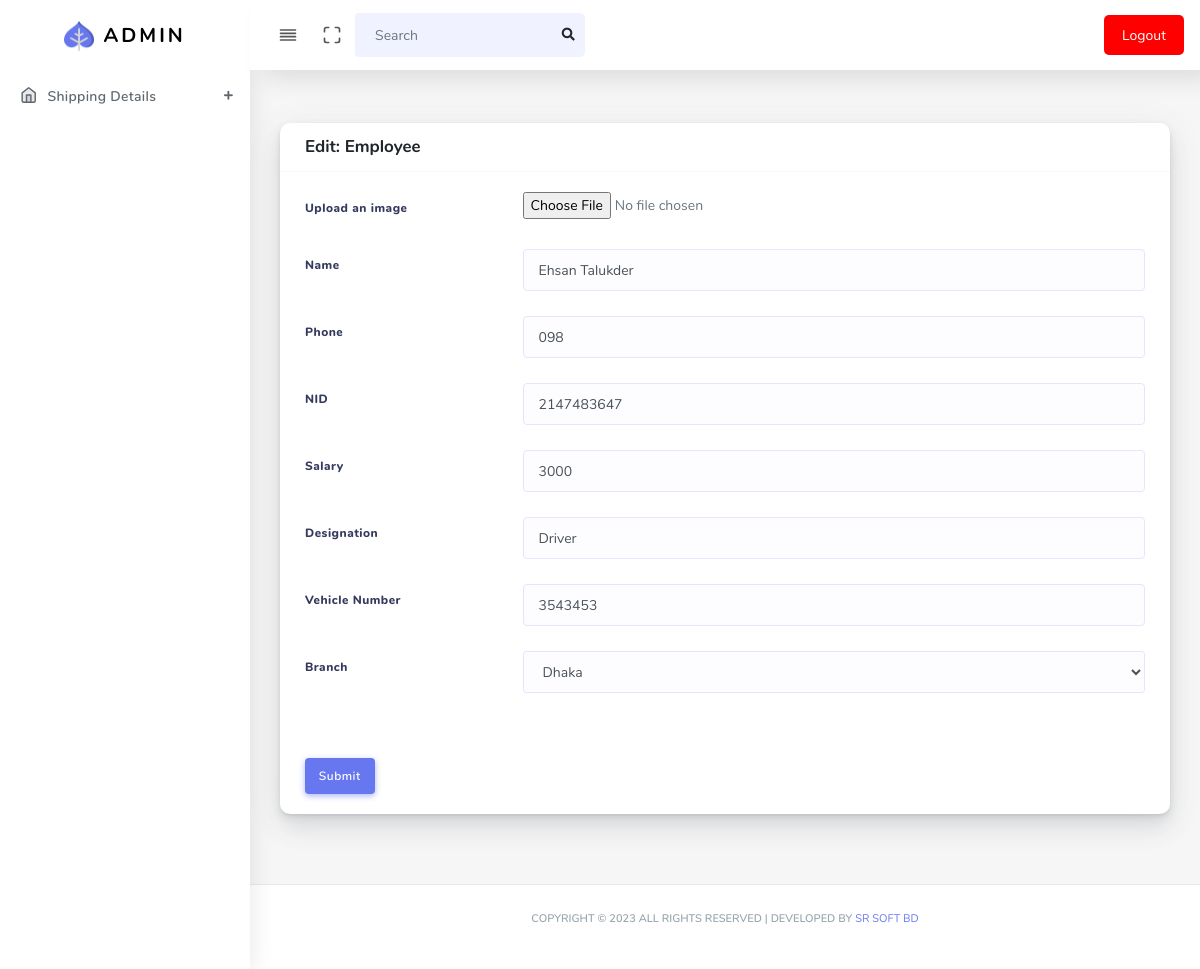
Page /employee_list_edit.php?id=4 (signed in) on the committed database.
### tables this page shows
CREATE TABLE `employee_list` (
  `id` int(11) NOT NULL,
  `name` varchar(255) NOT NULL,
  `username` varchar(255) NOT NULL,
  `nid` int(11) NOT NULL,
  `designation` varchar(255) NOT NULL,
  `salary` int(11) NOT NULL,
  `vehicle_number` varchar(110) NOT NULL,
  `branch` varchar(255) NOT NULL,
  `image` varchar(255) NOT NULL,
  `password` varchar(120) NOT NULL
);

### employee_list_edit.php (the view, shortened to what this page needs)
<?php
include("header.php");
include("config.php");
$id = $_GET['id'];
?>
<section class="section">
    <div class="section-body">
        <div class="row">
            <div class="col-12 col-md-12 col-lg-12">
                <div class="card">
                    <div class="card-header">
                        <h4>Edit: Employee</h4>
                    </div>
                    <form action="employee_list_update.php?id=<?php echo $id ?>" method="post" enctype="multipart/form-data">
                        <?php
                        $sql = "SELECT * FROM employee_list where id=$id ORDER BY id ASC";
                        $result = $conn->query($sql);
                        if ($result->num_rows > 0) {
                            while ($row = $result->fetch_assoc()) {
                        ?>
                                <div class="card-body">
                                    <div class="form-group row">
                                        <label class="col-sm-3 col-form-label"><strong>Upload an image</strong></label>
                                        <div class="col-sm-9">
                                            <input type="file" class="default" value="" name="choosefile" required>
                                        </div>
                                    </div>
                                    <div class="form-group row">
                                        <label class="col-sm-3 col-form-label"><strong>Name</strong></label>
                                        <div class="col-sm-9">
                                            <input type="text" class="form-control" value="<?php echo $row['name'] ?>" name="name" required>
                                        </div>
                                    </div>
                                    <div class="form-group row">
                                        <label class="col-sm-3 col-form-label"><strong>Phone</strong></label>
                                        <div class="col-sm-9">
                                            <input type="number" class="form-control" value="<?php echo $row['username'] ?>" name="username" required>
                                        </div>
                                    </div>
                                    <div class="form-group row">
                                        <label class="col-sm-3 col-form-label"><strong>NID</strong></label>
                                        <div class="col-sm-9">
                                            <input type="number" class="form-control" value="<?php echo $row['nid'] ?>" name="nid" required>
                                        </div>
                                    </div>
                                    <div class="form-group row">
                                        <label class="col-sm-3 col-form-label"><strong>Salary</strong></label>
                                        <div class="col-sm-9">
                                            <input type="number" class="form-control" value="<?php echo $row['salary'] ?>" name="salary" required>
                                        </div>
                                    </div>
                                    <div class="form-group row">
                                        <label class="col-sm-3 col-form-label"><strong>Designation</strong></label>
                                        <div class="col-sm-9">
                                            <input type="text" class="form-control" value="<?php echo $row['designation'] ?>" name="designation" required>
                                        </div>
                                    </div>
                                    <div class="form-group row">
                                        <label class="col-sm-3 col-form-label"><strong>Vehicle Number</strong></label>
                                        <div class="col-sm-9">
                                            <input type="text" class="form-control" value="<?php echo $row['vehicle_number'] ?>" name="vehicle_number">
                                        </div>
                                    </div>
                                    <div class="form-group row">
                                <label class="col-sm-3 col-form-label"><strong>Branch</strong></label>
                                <div class="col-sm-9">
                                    <select class="form-control selectric" value="<?php echo $row['branch'] ?>" name="branch">
                                        <?php
                                        $sql = "SELECT * FROM branch ORDER BY id ASC";
                                        $result = $conn->query($sql);
                                        if ($result->num_rows > 0) {
                                            while ($row = $result->fetch_assoc()) {
                                        ?>
                                                <option><?php echo $row['branch_name'] ?></option>
                                        <?php }
                                        } ?>
                                    </select>
                                </div>
                            </div>
                                </div>
                        <?php }} ?>
                        <div class="card-footer">
                            <button type="submit" class="btn btn-primary" name="uploadfile">Submit</button>
                        </div>
                    </form>
                </div>
            </div>
        </div>
    </div>
</section>
<?php include("footer.php"); ?>

### rows in the picture
employee_list: name "Ehsan Talukder", username "098", nid "2147483647", salary "3000", designation "Driver", vehicle_number "3543453"

### other values in the picture
form field branch "Dhaka"
